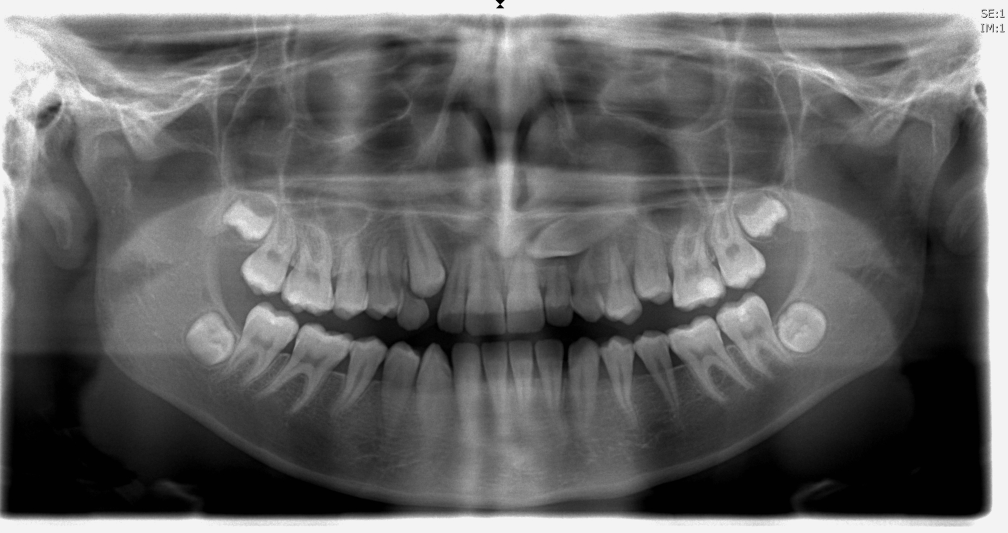
#> input picture _Data/Radiographs/01.tif, 3023 x 1597 px (shown at 1/3 size); its folder holds only this picture in this run
$ python Image_preperation.py   (older library calls are emulated)
#> lines starting #> are read from the running program, lines starting #| are printed output that depends on the picture
### FileManager.py

# coding: utf-8

# In[3]:


import os
import glob
import cv2
import matplotlib.pyplot as plt
from scipy.spatial import procrustes
import numpy as np
import Image_preperation as prep

# [9 lines left out: functions pre_pocess, resolution_scale, not called in this run]

def resolution_scale_points(points, scale):
    return np.around(points*scale)

# [6 lines left out: function resolution_downscale_img, not called in this run]

def load_radiograph():
    radiographs = load_radiographs()
    radiograph = radiographs[0]
    return radiograph

def load_tooth(i):
    init = np.load("initial_position.npy")
    return init[0,i,:,:]/0.3

# [17 lines left out: functions load_tooth_of_piece, load_img_piece, show_with_points, not called in this run]


def load_files(dir_images):

#> called with dir_images = '_Data\\Radiographs\\*.tif'
    inputList = []

    inputNames = glob.glob(dir_images)

    for inputName in inputNames:

        inputFile = cv2.imread(inputName, 0)
#> inputFile is the input picture: shape (1597, 3023); min 0, max 255, mean 100.6
        inputList.append(inputFile)

    return inputList


# [25 lines left out: functions load_landmarks, load_landmarks_std, not called in this run]

def mean_landmarks(landmarks):
    return np.mean(landmarks,0)

# [58 lines left out: functions procrustes_analysis, total_procrustes_analysis, show, show_tooth_points, show_teeth_points, not called in this run]


def load_radiographs():
    dir_radiographs = "_Data\Radiographs\*.tif"
    return load_files(dir_radiographs)


def load_segmentations():
    dir_segmentations = "_Data\Segmentations\*.png"
    return load_files(dir_segmentations)


# In[5]:


# [17 lines that do not run on import are left out]

### Image_preperation.py

# coding: utf-8

# In[2]:


import cv2
import numpy as np
import math
from scipy import ndimage, signal
import matplotlib.pyplot as plt
import matplotlib
from skimage.color import rgb2gray
from skimage.filters import gaussian
import scipy
from scipy import ndimage

from skimage.util.dtype import dtype_range
from skimage.util import img_as_ubyte
from skimage.morphology import disk
from skimage.filters import rank
from skimage import exposure

from skimage.filters import roberts, sobel, scharr, prewitt
from skimage import feature, img_as_float

import FileManager as fm


# [46 lines left out: functions calc_external_img_active_contour, calc_external_img_active_contour2, sharpening, sharpening2, contrast_stretching, not called in this run]

def adaptive_equalization(img):
    # Adaptive Equalization
    return exposure.equalize_adapthist(img, clip_limit = 0.05, nbins = 50)

# [4 lines left out: function local_equalization, not called in this run]

def median_filter(img, size = 3):
    return scipy.signal.medfilt(img, size).astype(np.uint8)

def edge_detection_low(img):

    return roberts(img)

# def edge_detection_high(img):
#     return sobel(img)

def edge_detection_high(img):
     return canny(img)

def canny(img):
    return feature.canny(img, sigma=2)

# [26 lines left out: functions calc_external_img, calc_external_img2, not called in this run]


def pre_processing(img):
    img = radiograph_preprocess(img)
    return radiograph_preprocess2(img)

# [157 lines left out: functions radiograph_preprocess, radiograph_preprocess2, show, plot_img_and_hist, show_different_preperations, show_diff_edge_detectors and 1 more, not called in this run]


# In[6]:


if __name__ == "__main__":

    img = fm.load_radiograph()
#> in load_radiograph, `radiographs = load_radiographs()`: radiographs = 1 item
    piece = img[700:1300,1200:1800]
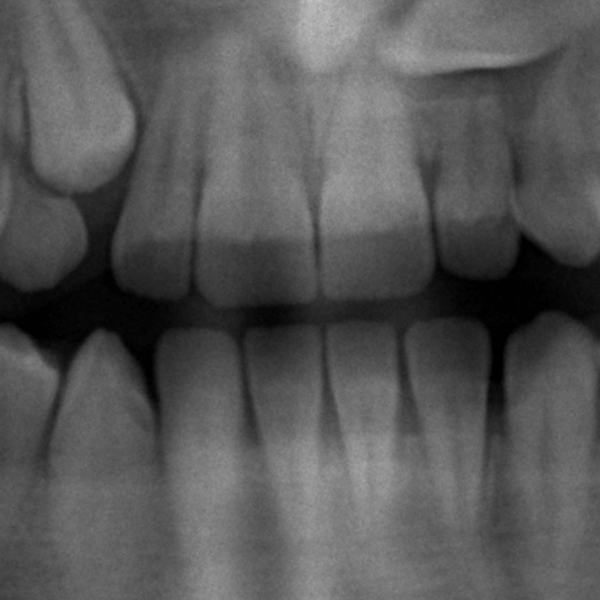
#> piece: shape (600, 600); min 0, max 195, mean 86.5
    show(piece, 7)

    median = median_filter(piece)
    contrast = contrast_stretching(median)

    show_different_preperations(piece)
#> in local_equalization, `return rank.equalize(img, selem=selem)`:
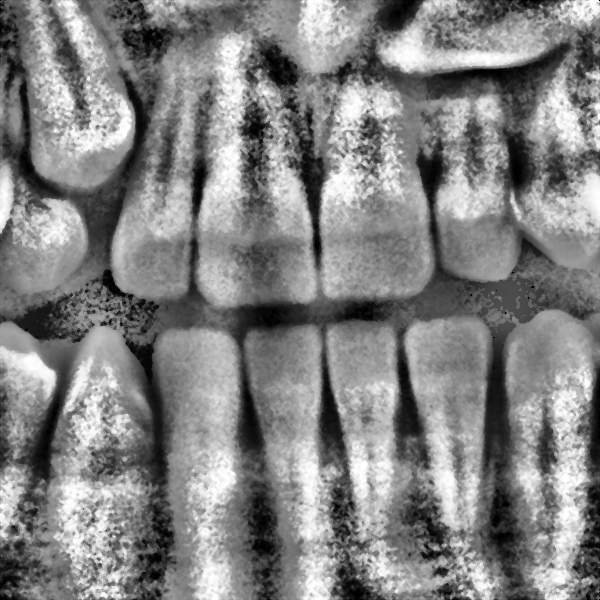
#> returned value: shape (600, 600); min 0, max 255, mean 130.4
#> in adaptive_equalization, `return exposure.equalize_adapthist(img, clip_limit = 0.05, nbins = 50)`:
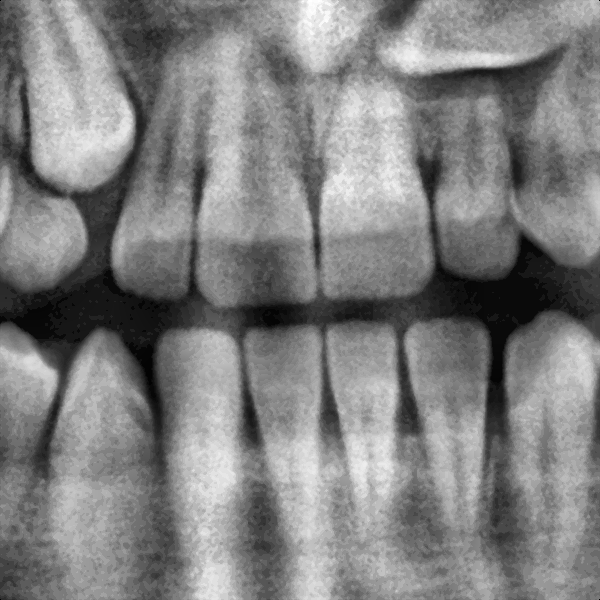
#> returned value: shape (600, 600) float64; min 0, max 1, mean 0.505
#> in plot_img_and_hist, `img_cdf, bins = exposure.cumulative_distribution(image, bins)`: img_cdf = 256 values from 0.000722 to 1; bins = 256 values from 0.00195 to 0.998
#> in show_different_preperations, `y_min, y_max = ax_hist.get_ylim()`: y_min = 0; y_max = 2724.8
#> in show_different_preperations, `plt.show()`:
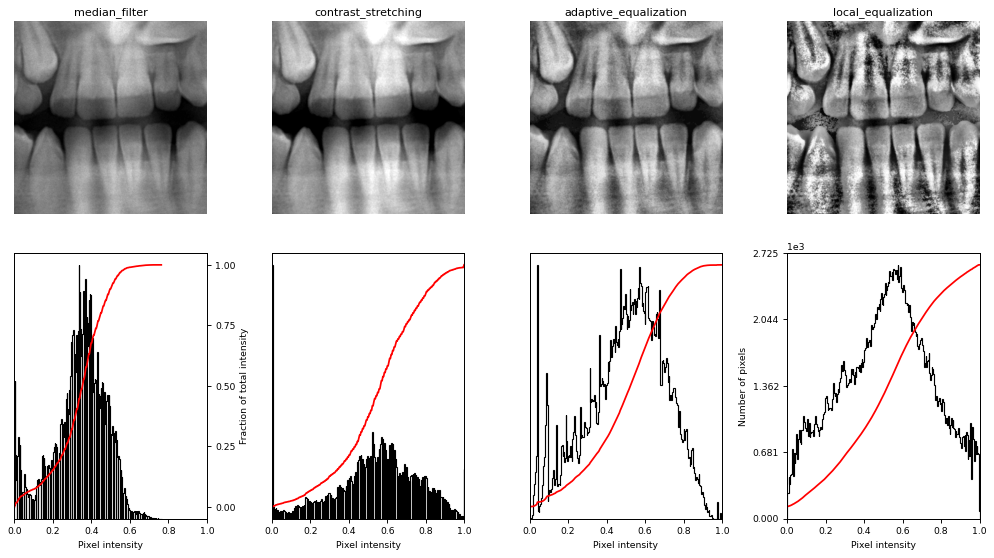
#> figure drawn by matplotlib, 12 panels; panel 12: curve peaks at x = 0.763, y = 1

    show_diff_edge_detectors(contrast)
#> in show_diff_edge_detectors, `edge_roberts = roberts(img)`:
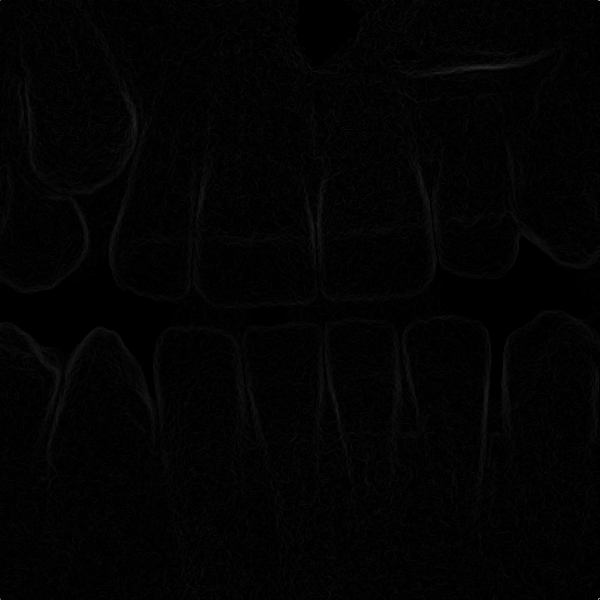
#> edge_roberts: shape (600, 600) float64; min 0, max 0.627, mean 0.0133
#> in show_diff_edge_detectors, `canny = feature.canny(img, sigma=0.5)`:
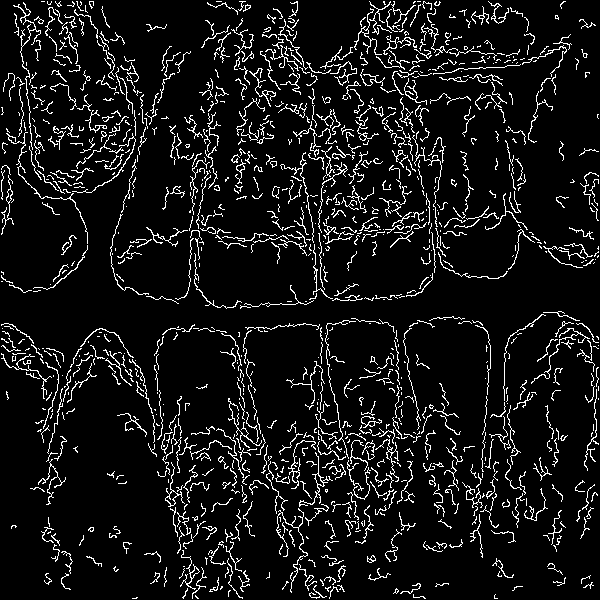
#> canny: shape (600, 600) bool; 8.4% white in thin lines or dots


    show_diff_cannies(contrast)
#> in show_diff_cannies, `canny1 = feature.canny(img, sigma=0.01)`:
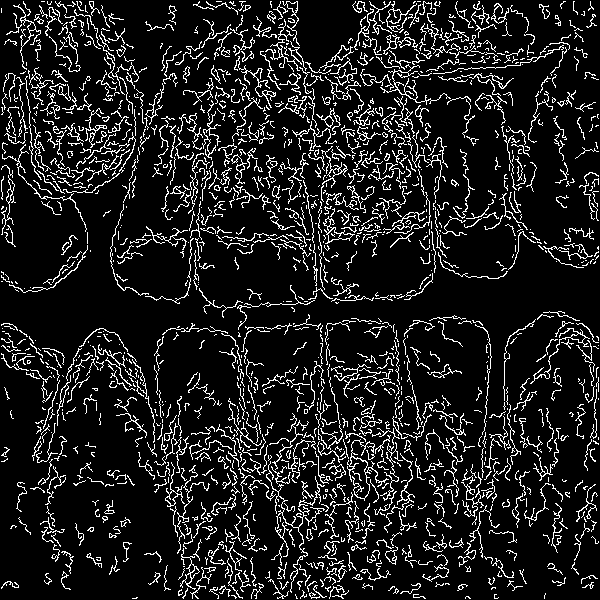
#> canny1: shape (600, 600) bool; 11.9% white in thin lines or dots


# In[39]:

$ run again, on _Data/Radiographs/05.tif
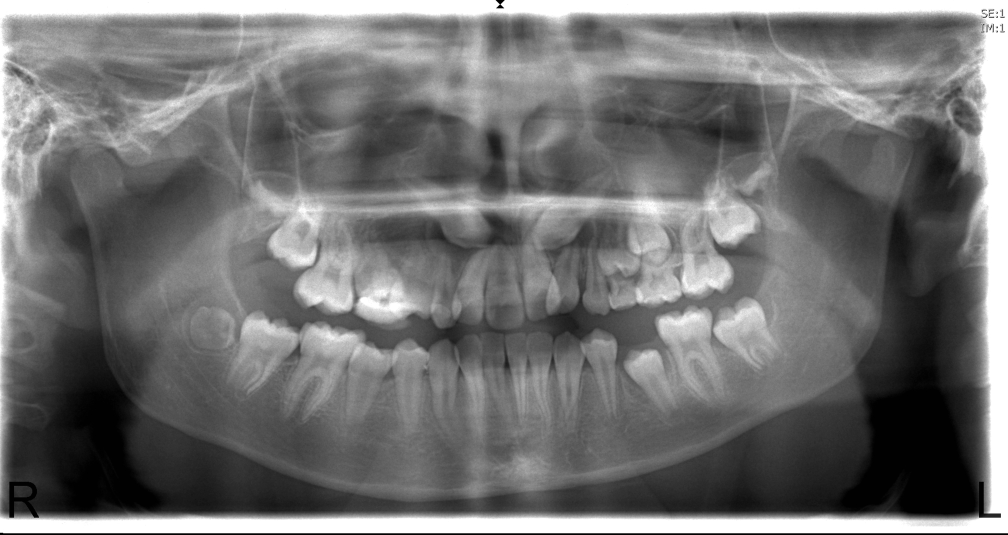
#> input picture _Data/Radiographs/05.tif, 3023 x 1603 px (shown at 1/3 size)
#> in load_files, inputFile is the input picture: shape (1603, 3023); min 0, max 255, mean 114.7
#> radiographs = 1 item
#> in adaptive_equalization, `return exposure.equalize_adapthist(img, clip_limit = 0.05, nbins = 50)`:
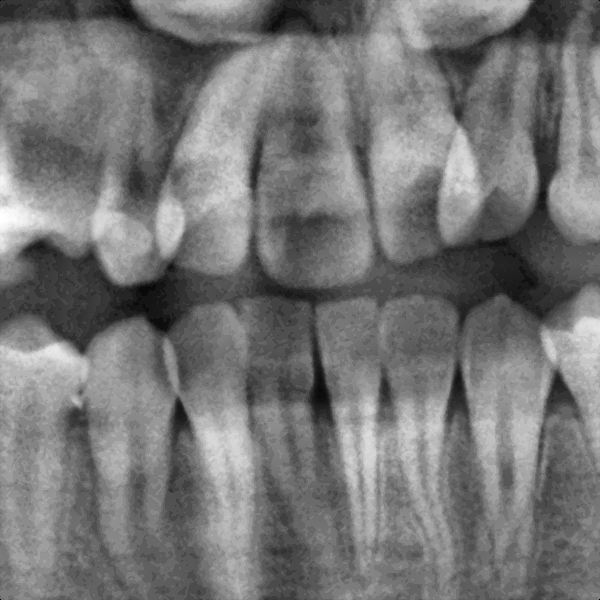
#> returned value: shape (600, 600) float64; min 0, max 1, mean 0.465
#> img_cdf = 256 values from 0.00126 to 1; bins = 256 values from 0.00195 to 0.998
#> y_min = 0; y_max = 2317.3
#> canny: shape (600, 600) bool; 9.8% white in thin lines or dots
#> in show_diff_cannies, `canny1 = feature.canny(img, sigma=0.01)`:
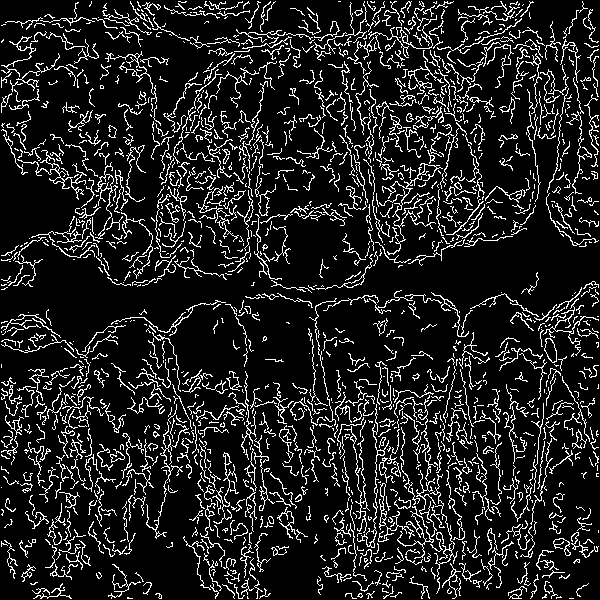
#> canny1: shape (600, 600) bool; 12.9% white in thin lines or dots

$ run again, on _Data/Radiographs/06.tif
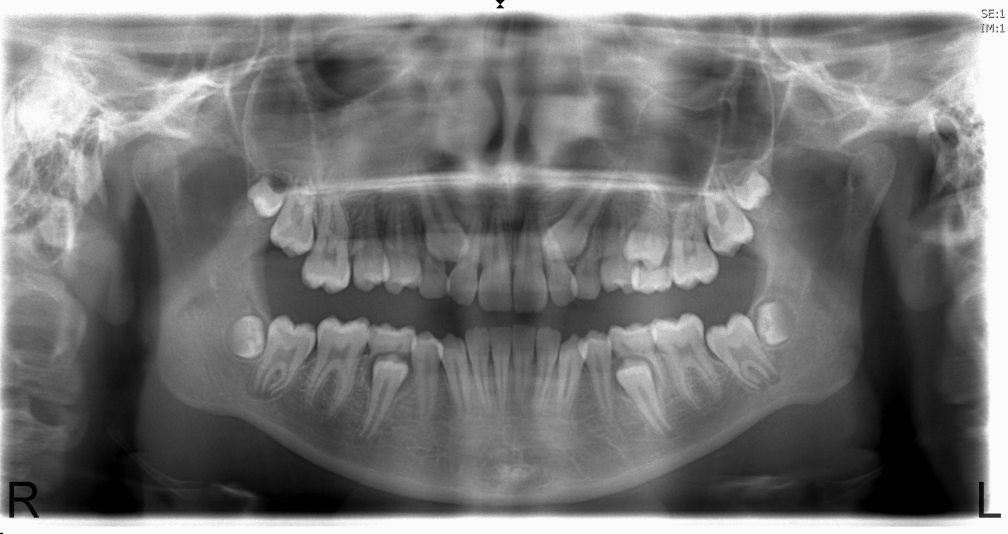
#> input picture _Data/Radiographs/06.tif, 3023 x 1600 px (shown at 1/3 size)
#> in load_files, inputFile is the input picture: shape (1600, 3023); min 0, max 255, mean 118.1
#> radiographs = 1 item
#> in adaptive_equalization, `return exposure.equalize_adapthist(img, clip_limit = 0.05, nbins = 50)`:
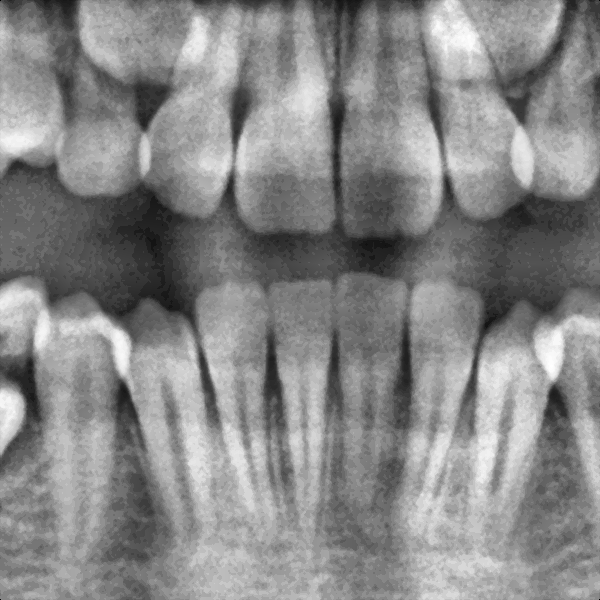
#> returned value: shape (600, 600) float64; min 0, max 1, mean 0.532
#> img_cdf = 256 values from 0.00114 to 1; bins = 256 values from 0.00195 to 0.998
#> y_min = 0; y_max = 2620.8
#> canny: shape (600, 600) bool; 6.6% white in thin lines or dots
#> in show_diff_cannies, `canny1 = feature.canny(img, sigma=0.01)`:
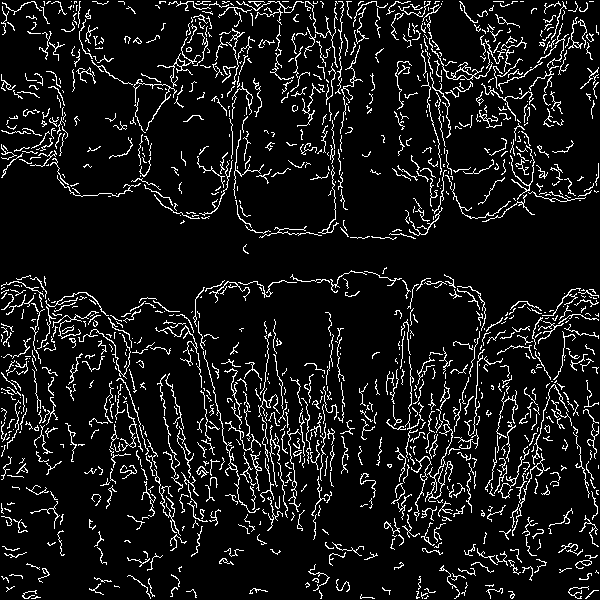
#> canny1: shape (600, 600) bool; 8.9% white in thin lines or dots
